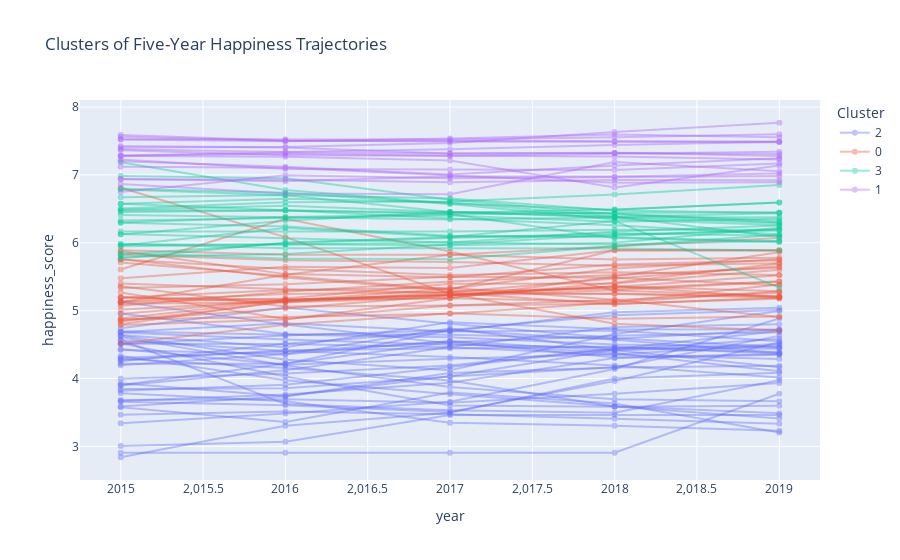

Source (notebook cell):
### Markdown cell above
Stability tables confirm that top-ranked countries enjoy both high scores and low volatility. The fastest improvers combine solid gains with mid-tier averages, while the largest decliners often remain above-average despite recent setbacks.

### Code cell
trend_matrix = happiness.pivot_table(index="country", columns="year", values="happiness_score")
trend_matrix = trend_matrix.dropna()
scaler = StandardScaler()
trend_scaled = scaler.fit_transform(trend_matrix)
kmeans = KMeans(n_clusters=4, random_state=42, n_init=20)
trend_matrix["cluster"] = kmeans.fit_predict(trend_scaled)
trend_long = trend_matrix.reset_index().melt(id_vars=["country", "cluster"], var_name="year", value_name="happiness_score")
fig_clusters = px.line(
    trend_long,
    x="year",
    y="happiness_score",
    color="cluster",
    line_group="country",
    hover_name="country",
    markers=True,
    title="Clusters of Five-Year Happiness Trajectories",
)
fig_clusters.update_traces(opacity=0.4)
fig_clusters.update_layout(legend=dict(title="Cluster"))
fig_clusters.show()
